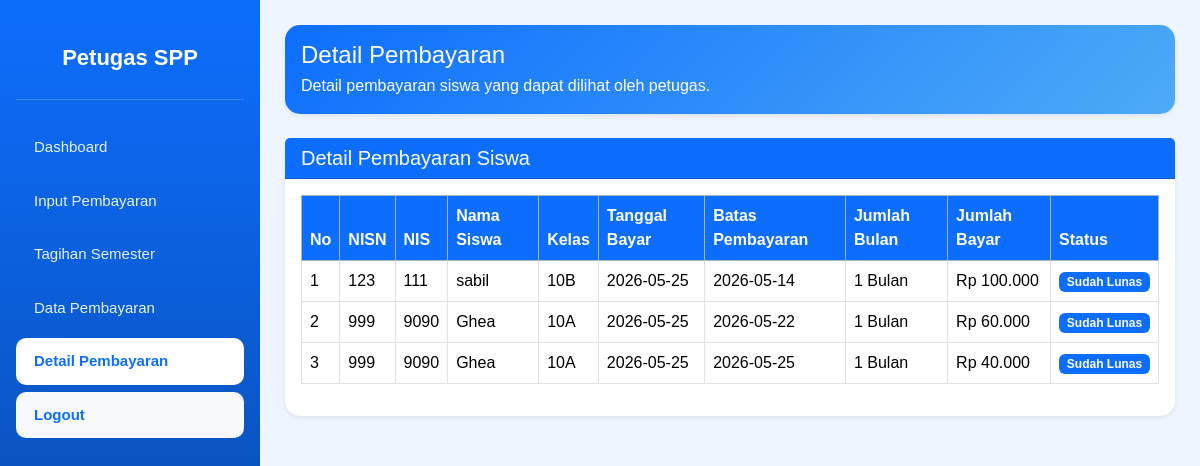
/spp/petugas/detail_pembayaran.php (signed in), run on the app's committed database.
### tables this page shows
CREATE TABLE `tb_pembayaran` (
  `id_pembayaran` varchar(11) NOT NULL,
  `status` enum('Belum Lunas','Sudah Lunas','','') DEFAULT NULL,
  `nisn` varchar(10) DEFAULT NULL,
  `tgl_bayar` date NOT NULL,
  `tgl_terakhir_bayar` date DEFAULT NULL,
  `batas_pembayaran` date DEFAULT NULL,
  `jumlah_bulan` varchar(10) DEFAULT NULL,
  `id_spp` varchar(40) DEFAULT NULL,
  `nominal_bayar` varchar(100) DEFAULT NULL,
  `jumlah_bayar` varchar(40) DEFAULT NULL,
  `kembalian` varchar(100) DEFAULT NULL
);

CREATE TABLE `tb_siswa` (
  `nisn` varchar(10) NOT NULL,
  `nis` varchar(8) DEFAULT NULL,
  `nama` varchar(50) DEFAULT NULL,
  `id_kelas` varchar(11) DEFAULT NULL,
  `nama_kelas` varchar(10) DEFAULT NULL,
  `alamat` text DEFAULT NULL,
  `no_tlp` varchar(13) DEFAULT NULL,
  `id_spp` varchar(40) DEFAULT NULL
);

CREATE TABLE `tb_kelas` (
  `id_kelas` varchar(11) NOT NULL,
  `nama_kelas` varchar(10) DEFAULT NULL,
  `komp_keahlian` varchar(50) DEFAULT NULL
);

### spp/koneksi.php (called while the page is built, shortened)
<?php
function e($text) {
    return htmlspecialchars($text ?? '', ENT_QUOTES, 'UTF-8');
}
function rupiah($angka) {
    $angka = preg_replace('/[^0-9]/', '', $angka ?? 0);
    return "Rp " . number_format((int)$angka, 0, ',', '.');
}
?>

### spp/petugas/detail_pembayaran.php (the view, shortened to what this page needs)
<?php
require_once __DIR__ . '/../koneksi.php';
require_once __DIR__ . '/cek_akses.php';
include 'header.php';
include 'sidebar.php';
?>
<div class="content">
    <div class="card top-card shadow-sm mb-4">
        <div class="card-body">
            <h4 class="mb-1">Detail Pembayaran</h4>
            <p class="mb-0">Detail pembayaran siswa yang dapat dilihat oleh petugas.</p>
        </div>
    </div>
    <div class="card shadow-sm">
        <div class="card-header bg-primary text-white">
            <h5 class="mb-0">Detail Pembayaran Siswa</h5>
        </div>
        <div class="card-body table-responsive">
            <table class="table table-bordered table-hover align-middle">
                <thead class="table-primary">
                    <tr>
                        <th>No</th>
                        <th>NISN</th>
                        <th>NIS</th>
                        <th>Nama Siswa</th>
                        <th>Kelas</th>
                        <th>Tanggal Bayar</th>
                        <th>Batas Pembayaran</th>
                        <th>Jumlah Bulan</th>
                        <th>Jumlah Bayar</th>
                        <th>Status</th>
                    </tr>
                </thead>
                <tbody>
                    <?php
                    $no = 1;
                    $query = mysqli_query($koneksi, "
                        SELECT
                            p.*,
                            s.nis,
                            s.nama,
                            k.nama_kelas
                        FROM tb_pembayaran p
                        LEFT JOIN tb_siswa s ON p.nisn = s.nisn
                        LEFT JOIN tb_kelas k ON s.id_kelas = k.id_kelas
                        ORDER BY p.tgl_bayar DESC
                    ");
                    if (mysqli_num_rows($query) > 0) {
                        while ($row = mysqli_fetch_assoc($query)) {
                    ?>
                            <tr>
                                <td><?= $no++; ?></td>
                                <td><?= e($row['nisn']); ?></td>
                                <td><?= e($row['nis']); ?></td>
                                <td><?= e($row['nama']); ?></td>
                                <td><?= e($row['nama_kelas']); ?></td>
                                <td><?= e($row['tgl_bayar']); ?></td>
                                <td><?= e($row['batas_pembayaran']); ?></td>
                                <td><?= e($row['jumlah_bulan']); ?> Bulan</td>
                                <td><?= rupiah($row['jumlah_bayar']); ?></td>
                                <td>
                                    <span class="badge bg-primary"><?= e($row['status']); ?></span>
                                </td>
                            </tr>
                    <?php
                        }
                    } ?>
                </tbody>
            </table>
        </div>
    </div>
</div>
<?php include 'footer.php'; ?>

### spp/petugas/header.php (style rules this page uses)
body { background: #eef5ff; font-family: Arial, sans-serif; }
.content { margin-left: 260px; padding: 25px; }
.top-card { background: linear-gradient(135deg, #0d6efd, #4dabf7); color: white; border-radius: 18px; }
.card { border: none; border-radius: 15px; }
.table-primary th { background: #0d6efd !important; color: white; }

### data on the page
tb_pembayaran: nisn "123", nisn.nis "111", nisn.nama "sabil", tb_kelas.nama_kelas "10B", tgl_bayar "2026-05-25", batas_pembayaran "2026-05-14", jumlah_bulan "1", jumlah_bayar "Rp 100.000", status "Sudah Lunas"
tb_pembayaran: nisn "999", nisn.nis "9090", nisn.nama "Ghea", tb_kelas.nama_kelas "10A", tgl_bayar "2026-05-25", batas_pembayaran "2026-05-22", jumlah_bulan "1", jumlah_bayar "Rp 60.000", status "Sudah Lunas"
tb_pembayaran: nisn "999", nisn.nis "9090", nisn.nama "Ghea", tb_kelas.nama_kelas "10A", tgl_bayar "2026-05-25", batas_pembayaran "2026-05-25", jumlah_bulan "1", jumlah_bayar "Rp 40.000", status "Sudah Lunas"
